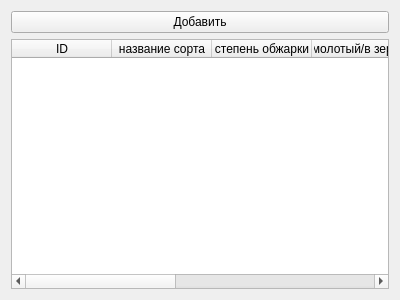
<?xml version="1.0" encoding="UTF-8"?>
<ui version="4.0">
 <class>Form</class>
 <widget class="QWidget" name="Form">
  <property name="geometry">
   <rect>
    <x>0</x>
    <y>0</y>
    <width>400</width>
    <height>300</height>
   </rect>
  </property>
  <property name="windowTitle">
   <string>Form</string>
  </property>
  <layout class="QVBoxLayout" name="verticalLayout">
   <item>
    <widget class="QPushButton" name="pushButton">
     <property name="text">
      <string>Добавить</string>
     </property>
    </widget>
   </item>
   <item>
    <widget class="QTableWidget" name="tableWidget">
     <property name="columnCount">
      <number>7</number>
     </property>
     <column>
      <property name="text">
       <string>ID</string>
      </property>
     </column>
     <column>
      <property name="text">
       <string>название сорта</string>
      </property>
     </column>
     <column>
      <property name="text">
       <string>степень обжарки</string>
      </property>
     </column>
     <column>
      <property name="text">
       <string>молотый/в зернах</string>
      </property>
     </column>
     <column>
      <property name="text">
       <string>описание вкуса</string>
      </property>
     </column>
     <column>
      <property name="text">
       <string>цена</string>
      </property>
     </column>
     <column>
      <property name="text">
       <string>объем упаковки</string>
      </property>
     </column>
    </widget>
   </item>
  </layout>
 </widget>
 <resources/>
 <connections/>
</ui>
